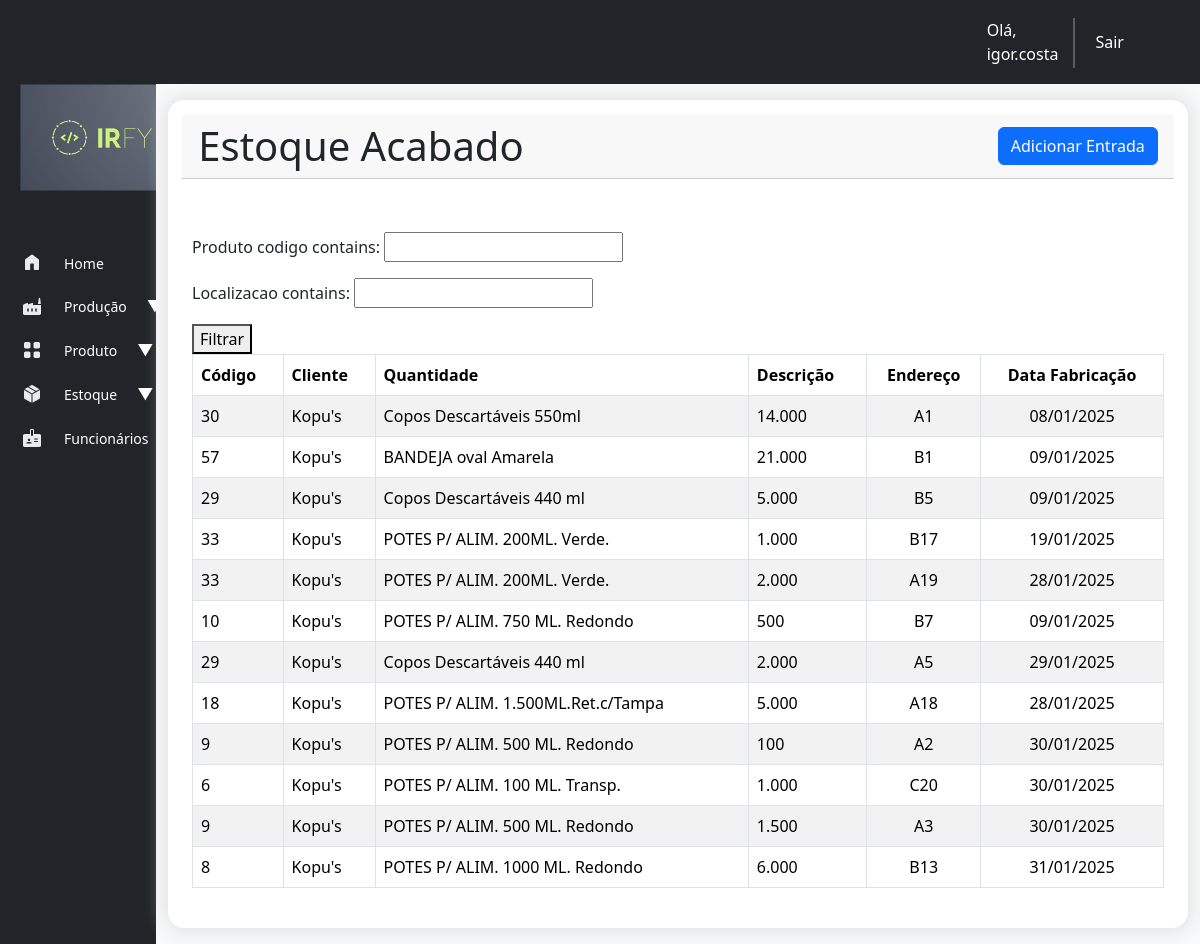
The app's page /estoque/list-produto-acabado (signed in), older data.
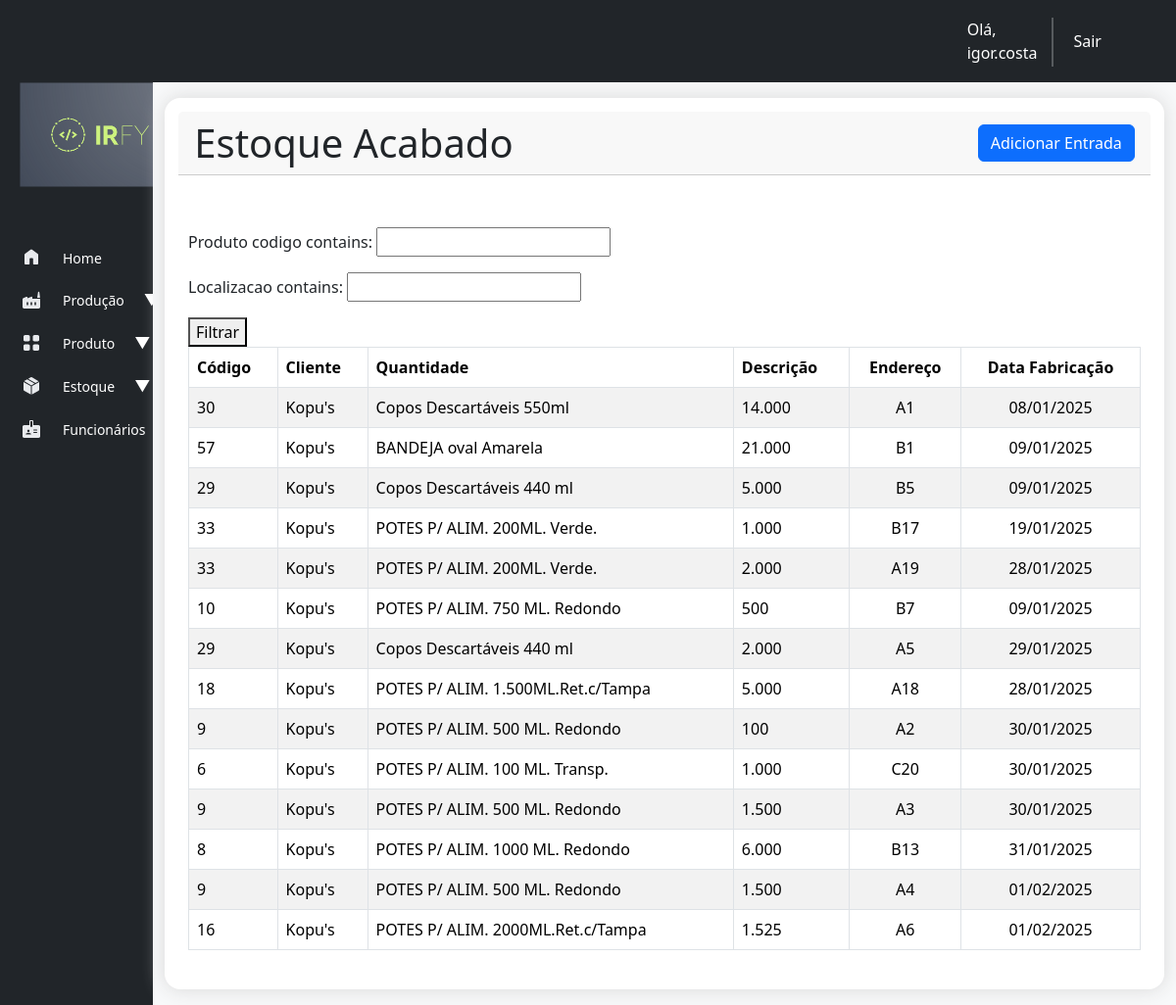
The same page, newer data.
### estoque/models.py (models this page shows, shortened)
class ProdutoAcabado(models.Model):
    produto = models.ForeignKey(Produto, on_delete=models.CASCADE)
    quantidade = models.PositiveBigIntegerField(default=0)
    data_entrada = models.DateField(auto_now_add=True)
    localizacao = models.CharField(max_length=5, null=True)
    peso_liq_caixa = models.DecimalField(max_digits=5, decimal_places=3, blank=True, null=True)
    peso_brt_caixa = models.DecimalField(max_digits=5, decimal_places=3, blank=True, null=True)
    cartucho = models.CharField(max_length=8)
    qtd_total_caixa = models.IntegerField(default=0, null=True)
    codigo_barra = models.CharField(max_length=13, blank=True, null=True)
    codigo_barra_pct = models.CharField(max_length=13, blank=True, null=True)
    lote = models.CharField(max_length=10, null=True)
    data_fabricacao = models.DateField(null=True)
    tipo = models.CharField(max_length=15,choices=[('acabado', 'Acabado'), ('intermediario', 'Intermediario')])
    class Meta:
        verbose_name_plural = "Produtos Acabados"

### cadastro/models.py (models this page shows, shortened)
class Produto(models.Model):
    TIPO_PRODUTO = [
        ('TAMPA', 'Tampa'),
        ('COPO', 'Copo'),
        ('POTE', 'Pote'),
        ('BANDEJA', 'Bandeja'),
        ('PRATO', 'Prato'),
        ('KIT POTE', 'Kit Pote'),
    ]
    STATUS_PRODUTO = [
        ('ativo', 'Ativo'),
        ('inativo', 'Inativo'),
    ]
    cliente = models.ForeignKey(Cliente, on_delete=models.CASCADE)
    tipo = models.CharField(max_length=10, choices=TIPO_PRODUTO, null=True)
    codigo = models.CharField(max_length=50, unique=True)
    descricao = models.TextField(blank=True, null=True)
    material = models.CharField(max_length=100, null=True, blank=True)
    peso = models.DecimalField(max_digits=10, decimal_places=2, null=True)
    volume = models.IntegerField(null=True)
    cor = models.CharField(max_length=50, null=True, blank=True)
    status = models.CharField(max_length=7, choices=STATUS_PRODUTO, default="ativo", null=True)

class Cliente(models.Model):
    TIPOS_CLIENTE = [
        ('pf', 'Pessoa Física'),
        ('pj', 'Pessoa Jurídica'),
    ]
    nome_cliente = models.CharField(max_length=255)
    tipo_cliente = models.CharField(max_length=2, choices=TIPOS_CLIENTE, default='pf')
    cpf_cnpj = models.CharField(max_length=18, unique=True)
    email = models.EmailField(max_length=254)
    telefone = models.CharField(max_length=20, blank=True, null=True)
    endereco = models.TextField()
    data_cadastro = models.DateTimeField(auto_now_add=True)
    def __str__(self):
        return self.nome_cliente

### estoque/views.py (the view)
# urls.py: path('list-produto-acabado', views.list_produto_acabado, name='list-produto-acabado'),
@login_required
def list_produto_acabado(request,):
    produto_acabado = ProdutoAcabado.objects.order_by('data_entrada').filter(tipo="acabado")
    ultima_movimentacao = MovimentoEstoqueAcabado.objects.order_by('data_mov').last()
    filter_produto_acabado = FilterProdutoAcabado(request.GET, queryset=produto_acabado)
    context = {'produto_acabado': filter_produto_acabado.qs, 'ultima_movimentacao': ultima_movimentacao, 'filter_produto_acabado': filter_produto_acabado}
    return render(request, 'estoque_acabado/list-produto-acabado.html', context)

### estoque/templates/estoque_acabado/list-produto-acabado.html (shortened to what this page needs)
{% extends "base.html" %}
{% load static %}
{% load humanize %}
{% block header %}
    <div class="card-header d-flex justify-content-between">
      <div>
          <h2 class="display-6 mb-0">Estoque Acabado</h2>
      </div>
      <div style="align-content: center;">
        {% block buttons %}
          <div class="d-grid gap-2">
            <a href="{% url 'entrada_estoque' %}"><button type="button" class="btn btn-primary">Adicionar Entrada</button></a>
          </div>
        {% endblock buttons %}
      </div>
  </div>
{% endblock header %}
{% block content %}
<form method="GET">
  {{ filter_produto_acabado.form.as_p }}
  <button type="submit">Filtrar</button>
</form>
<table class="table table-striped table-hover table-bordered">
  <thead>
    <tr>
      <th scope="col">Código</th>
      <th scope="col">Cliente</th>
      <th scope="col">Quantidade</th>
      <th scope="col">Descrição</th>
      <th style="text-align: center;" scope="col">Endereço</th>
      <th style="text-align: center;" scope="col">Data Fabricação</th>
    </tr>
  </thead>
  <tbody class="table">
    {% for pa in produto_acabado %}
      <tr onclick="window.location.href='{% url 'produto_acabado' pa.id  %}'">
        <td scope="row">{{ pa.produto.codigo }}</td>
        <td>{{ pa.produto.cliente }}</td>
        <td>{{ pa.produto.descricao }}</td>
        <td>{{ pa.quantidade | intcomma }}</td>
        <td style="text-align: center;">{{ pa.localizacao }}</td>
        <td style="text-align: center;">{{ pa.data_fabricacao | date:'d/m/Y' }}</td>
      </tr>
    {% empty %}
      Não há pedidos.
    {% endfor %}
  </tbody>
</table>
{% endblock content %}

### templates/base.html (shortened to what this page needs)
{% load django_bootstrap5 %}
<!DOCTYPE html>
<html lang="pt-br">
<head>
  {% bootstrap_css %}
  {% load static %}
  <link rel="stylesheet" href="{% static 'style/base.css' %}">
</head>
<body>
  <nav class="navbar navbar-expand-lg bg-dark">
    <div class="container-fluid">
      <div class="d-flex">
        {% if user.is_authenticated %}
          <p class="nav-link text-white mb-0" aria-current="page" style="margin-right: -3%;">Olá, {{ user.username }}</p>
          <div class="vr text-light" style=" margin-top: 10px; width: 7px; height: 50px;"></div>
          <a class="nav-link active" aria-current="page" href="{% url 'logout' %}">Sair</a>
        {% endif %}
      </div>
    </div>
  </nav>
  <div class="container-fluid">
    <div class="row flex-nowrap">
      <div class="col-auto col-md-1 col-xl-1 bg-dark backSidebar">
        <div class="d-flex flex-column align-items-start min-vh-100">
          <div class="sidebar">
            <img class="logo-irfy rounded img-fluid" src="{% static 'core/logo-irfy2.png' %}">
            <nav class="nav flex-column">
              <a class="nav-link" href="{% url 'index' %}">
                <span class="spanIcon"><img class="sideIcon" src="{% static 'icons/home.svg' %}"></span>
                <span class="description">Home</span>
              </a>
              <a class="nav-link" href="#" data-bs-toggle="collapse" data-bs-target="#submenuProducao"
                aria-expanded="false" aria-controls="submenuProducao">
                <span class="spanIcon"><img class="sideIcon" src="{% static 'icons/factory.svg' %}"></span>
                <span class="description">Produção</span>
                <span class="arrow">▼</span>
              </a>
              <a class="nav-link" href="#" data-bs-toggle="collapse" data-bs-target="#submenuProduto"
                aria-expanded="false" aria-controls="submenuProduto">
                <span class="spanIcon"><img class="sideIcon" src="{% static 'icons/product.svg' %}"></span>
                <span class="description">Produto</span>
                <span class="arrow">▼</span>
              </a>
              <a class="nav-link" href="#" data-bs-toggle="collapse" data-bs-target="#submenuEstoque"
                aria-expanded="false" aria-controls="submenuEstoque">
                <span class="spanIcon"><img class="sideIcon" src="{% static 'icons/package.svg' %}"></span>
                <span class="description">Estoque</span>
                <span class="arrow">▼</span>
              </a>
              <a class="nav-link" href="#" data-bs-toggle="collapse" data-bs-target="#submenuFuncionarios"
                aria-expanded="false" aria-controls="submenuFuncionarios">
                <span class="spanIcon"><img class="sideIcon" src="{% static 'icons/employees.svg' %}"></span>
                <span class="description">Funcionários</span>
                <span class="arrow">▼</span>
              </a>
            </nav>
          </div>
        </div>
      </div>
      <div class="col py-3 bg-light">
        <div class="container bg-white rounded-4 p-4 " style="box-shadow: 0px 0px 20px 1px #dbdbdb;">
          <div class="card card-header-actions" style="margin: -2%; margin-bottom: 2%; height: 10%; background-color: white; border: none; padding: 1%;">{% block header %}{% endblock header %}</div>
          <div>{% block content %} {% endblock content %}</div>
        </div>
      </div>
    </div>
  </div>
</body>
</html>

### static/style/base.css (style rules this page uses)
.backSidebar { width: 13%; padding: 0%; }
.nav-link { width: 100%; display: flex; align-items: center; gap: 20px; padding: 10px 20px; color: white; }
.description { font-size: 14px; }
.logo-irfy { width: 100%; padding: 10%; margin-bottom: 15%; margin-top: -10%; }
.sideIcon { padding: 0; margin: 0; }
.spanIcon { margin-top: -2%; }

Row changes from the older to the newer data that the page shows:
added ProdutoAcabado: produto.codigo "9", produto.cliente "Kopu's", produto.descricao "POTES P/ ALIM. 500 ML. Redondo", quantidade "1.500", localizacao "A4", data_fabricacao "01/02/2025"
added ProdutoAcabado: produto.codigo "16", produto.cliente "Kopu's", produto.descricao "POTES P/ ALIM. 2000ML.Ret.c/Tampa", quantidade "1.525", localizacao "A6", data_fabricacao "01/02/2025"
